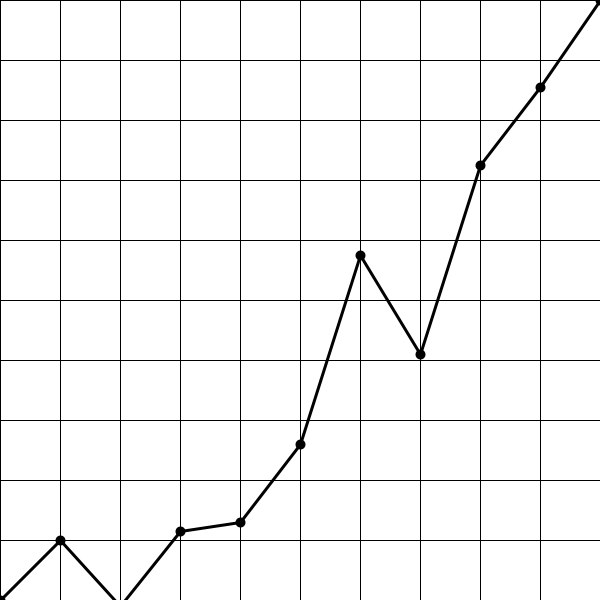
Frame 1 (no input)
Frame 60 (the mouse pressed at the canvas centre just before this capture): identical to frame 1, image omitted
Frame 120 (the mouse held since frame 60 and released just before this capture): identical to frame 1, image omitted

The Processing sketch that drew this single still picture (run headless with seeded random() and noise(); from frame 60 on, the mouse is pressed at the canvas centre):

// Processing sketch: build
// ── build.pde
int x;
int y;
int r;
void setup() {
	size(600, 600);
}
void draw() {
	background(255);
	grid(10);
	beginShape();
	for (int i = 0; i <= 10; i++) {
		randomSeed((int)i * 1000);
		x = i * (width / 10);
		y = width - i * (height / 10) + r;
		if (i < 1 || i > 8) {
			r = 0;
		} else {
			r = (int)random(width / 10) * 3;
		}
		strokeWeight(10);
		point(x, y);
		noFill();
		strokeWeight(3);
		vertex(x, y);
	}
	endShape(OPEN);
}
void grid(int count) {
	strokeWeight(1);
	int area = count * count;
	int cell = width / count;
	for (int n = 0; n < area; n++) {
		int x = (n % count) * cell;
		int y = (n / count) * cell;
		square(x, y, cell);
	}
}
